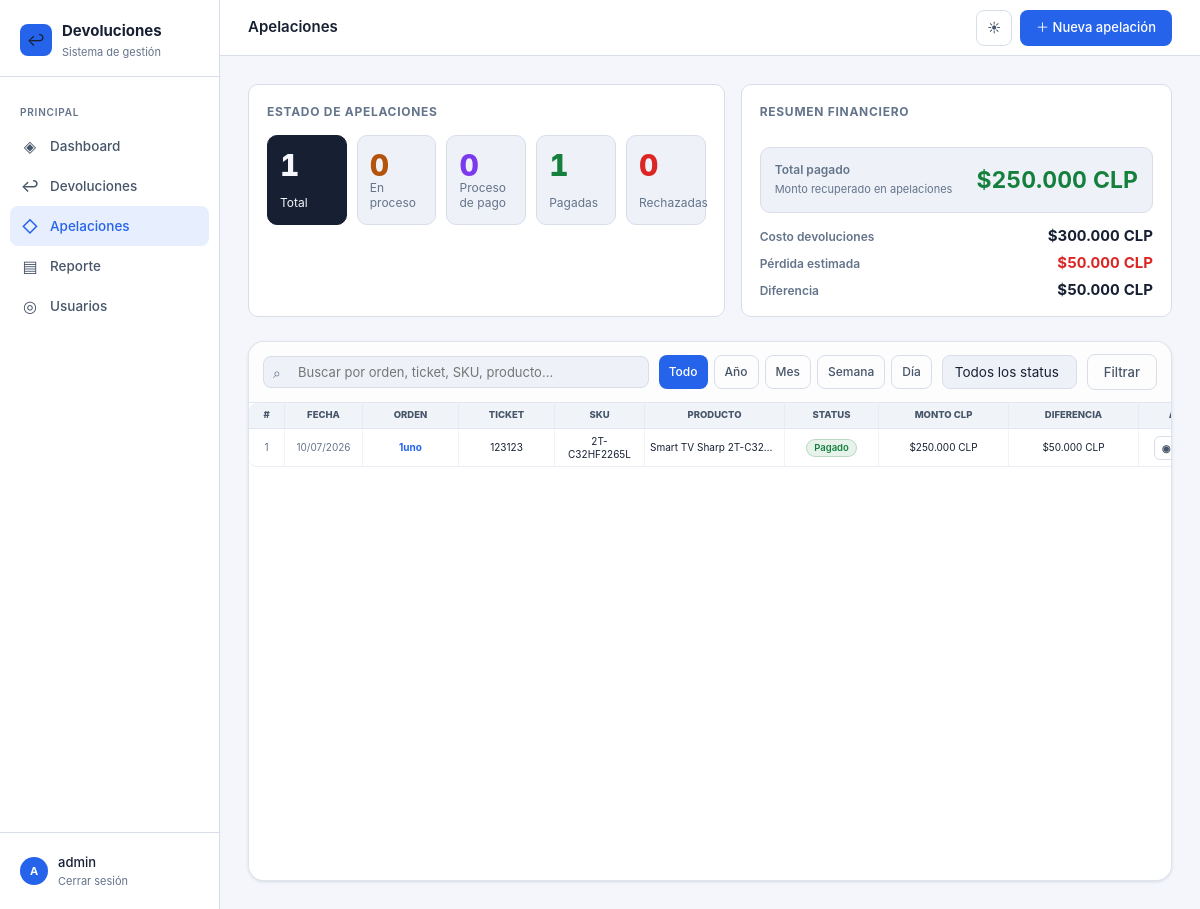
Before: /apelaciones/ (signed in) with the older database file.
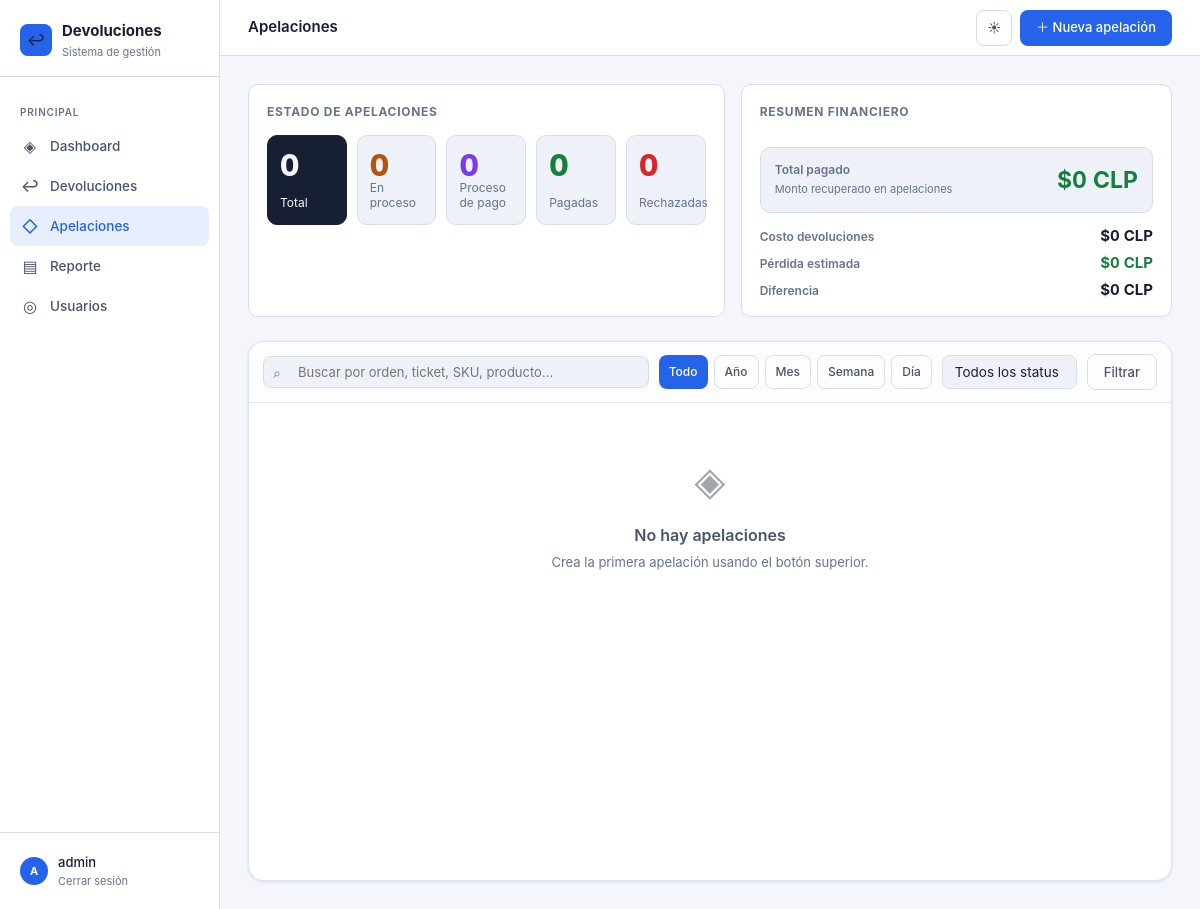
After: the same page with the newer database file.
### returns/models.py (models this page shows, shortened)
class Appeal(models.Model):
    STATUS_CHOICES = [
        ('en_proceso', 'En proceso'),
        ('rechazado', 'Rechazado'),
        ('proceso_pago', 'Proceso de pago'),
        ('pagado', 'Pagado'),
    ]
    devolucion = models.ForeignKey(Return, on_delete=models.CASCADE, related_name='apelaciones', verbose_name='Orden')
    numero_apelacion = models.CharField(max_length=100, verbose_name='N° de apelación o ticket')
    detalle = models.TextField(verbose_name='Detalle')
    status = models.CharField(max_length=20, choices=STATUS_CHOICES, default='en_proceso', verbose_name='Status')
    estado_cuenta = models.CharField(max_length=200, blank=True, verbose_name='Monto apelado')
    monto_devuelto = models.CharField(max_length=200, blank=True, verbose_name='Monto devuelto')
    creado_por = models.ForeignKey(User, on_delete=models.SET_NULL, null=True, blank=True, related_name='apelaciones_creadas')
    actualizado_por = models.ForeignKey(User, on_delete=models.SET_NULL, null=True, blank=True, related_name='apelaciones_actualizadas')
    creado_en = models.DateTimeField(auto_now_add=True)
    actualizado_en = models.DateTimeField(auto_now=True)
    class Meta:
        verbose_name = 'Apelación'
        verbose_name_plural = 'Apelaciones'
        ordering = ['-creado_en', '-id']
    def get_status_color(self):
        colors = {
            'en_proceso': 'yellow',
            'rechazado': 'red',
            'proceso_pago': 'purple',
            'pagado': 'green',
        }
        return colors.get(self.status, 'gray')
    @property
    def monto_pagado(self):
        if not self.monto_devuelto:
            return None
        try:
            return Decimal(str(self.monto_devuelto))
        except InvalidOperation:
            return None
    @property
    def diferencia_pagada(self):
        if self.status != 'pagado':
            return None
        monto_pagado = self.monto_pagado
        valor_total = self.devolucion.valor_total
        if monto_pagado is None or valor_total is None:
            return None
        return valor_total - monto_pagado

class Return(models.Model):
    SELLER_CHOICES = [
        ('falabella', 'Falabella'),
        ('ripley', 'Ripley'),
        ('mercado_libre', 'Mercado Libre'),
        ('paris', 'Paris'),
        ('walmart', 'Walmart'),
        ('shopify', 'Shopify'),
    ]
    ESTADO_CHOICES = [
        ('recibido', 'Recibido'),
        ('en_revision', 'En revisión'),
        ('aprobado', 'Aprobado'),
        ('rechazado', 'Rechazado'),
        ('reembolsado', 'Reembolsado'),
        ('cerrado', 'Cerrado'),
    ]
    CONDICION_CHOICES = [
        ('nuevo', 'Nuevo'),
        ('caja_danada', 'Caja Dañada'),
        ('danado', 'Dañado'),
        ('dano_estetico', 'Daño Estetico'),
        ('extraviado', 'Extraviado'),
    ]
    GRADO_CHOICES = [
        ('A', 'A'),
        ('C', 'C'),
        ('D', 'D'),
        ('E', 'Extraviado'),
    ]
    SUB_DANO_CHOICES = [
        ('producto_bloqueado', 'Producto Bloqueado'),
        ('no_funciona', 'No funciona'),
        ('rayado', 'Rayado'),
        ('usado', 'Usado'),
        ('abollado', 'Abollado'),
        ('sin_accesorios', 'Sin Accesorios'),
        ('sin_embalaje_original', 'Sin Embalaje original'),
        ('embalaje_danado', 'Embalaje dañado'),
        ('pantalla_rota', 'Pantalla Rota'),
        ('numero_serie_no_corresponde', 'N° de serie no corresponde'),
        ('producto_cambiado', 'Producto Cambiado (Cambiazo o Robo)'),
    ]
    fecha_ingreso = models.DateField(auto_now_add=True)
    fecha_actualizacion = models.DateTimeField(auto_now=True)
    seller = models.CharField(max_length=50, choices=SELLER_CHOICES, verbose_name='Seller')
    numero_orden = models.CharField(max_length=100, unique=True, verbose_name='Número de orden')
    sku = models.CharField(max_length=100, verbose_name='SKU')
    ean = models.CharField(max_length=50, blank=True, verbose_name='EAN')
    producto_nombre = models.CharField(max_length=300, verbose_name='Nombre del producto', blank=True)
    marca = models.CharField(max_length=150, blank=True, verbose_name='Marca')
    categoria = models.CharField(max_length=150, blank=True, verbose_name='Categoría')
    precio_venta = models.DecimalField(max_digits=10, decimal_places=2, null=True, blank=True, validators=[MinValueValidator(0)], verbose_name='Precio de venta')
    cantidad = models.PositiveIntegerField(default=1, validators=[MinValueValidator(1)], verbose_name='Cantidad')
    ingresado_bodega = models.BooleanField(default=False, verbose_name='Ingresado a bodega')
    estado = models.CharField(max_length=20, choices=ESTADO_CHOICES, default='recibido', verbose_name='Estado')
    condicion_producto = models.CharField(max_length=20, choices=CONDICION_CHOICES, default='nuevo', verbose_name='Estado del producto')
    grado = models.CharField(max_length=1, choices=GRADO_CHOICES, default='A', verbose_name='Grado')
    sub_danos = models.JSONField(default=list, blank=True, verbose_name='Sub daños')
    detalles_dano = models.TextField(blank=True, verbose_name='Detalles del daño')
    notas_internas = models.TextField(blank=True, verbose_name='Notas internas')
    creado_por = models.ForeignKey(User, on_delete=models.SET_NULL, null=True, related_name='devoluciones_creadas')
    class Meta:
        verbose_name = 'Devolución'
        verbose_name_plural = 'Devoluciones'
        ordering = ['-fecha_ingreso', '-id']
    @property
    def valor_total(self):
        if self.precio_venta is None:
            return None
        try:
            precio_venta = Decimal(str(self.precio_venta))
        except InvalidOperation:
            return None
        return precio_venta * self.cantidad

### returns/views.py (the view, shortened to what this page needs)
# urls.py: path('apelaciones/', views.appeals_dashboard, name='appeals_dashboard'),
@login_required
def appeals_dashboard(request):
    apelaciones = Appeal.objects.select_related('devolucion')
    devoluciones_sin_apelacion = Return.objects.filter(apelaciones__isnull=True)
    todas_devoluciones_sin_apelacion = devoluciones_sin_apelacion.order_by('-fecha_ingreso', '-id')
    q = request.GET.get('q', '')
    status = request.GET.get('status', '')
    apelaciones, period = apply_period_filter(apelaciones, request, 'creado_en__date')
    if status:
        apelaciones = apelaciones.filter(status=status)
    def clp_format(value):
        sign = '-' if value < 0 else ''
        return f'{sign}${abs(value):,.0f}'.replace(',', '.') + ' CLP'
    costo_devoluciones_con_pago = 0
    total_pagado_apelaciones = 0
    for apelacion in apelaciones.filter(status='pagado').select_related('devolucion').exclude(monto_devuelto=''):
        if apelacion.monto_pagado is None or apelacion.devolucion.valor_total is None:
            continue
        costo_devoluciones_con_pago += int(apelacion.devolucion.valor_total)
        total_pagado_apelaciones += int(apelacion.monto_pagado)
    diferencia_pagos = costo_devoluciones_con_pago - total_pagado_apelaciones
    perdida_estimada = max(diferencia_pagos, 0)
    stats = {
        'total': apelaciones.count(),
        'en_proceso': apelaciones.filter(status='en_proceso').count(),
        'rechazado': apelaciones.filter(status='rechazado').count(),
        'proceso_pago': apelaciones.filter(status='proceso_pago').count(),
        'pagado': apelaciones.filter(status='pagado').count(),
        'costo_devoluciones_con_pago': costo_devoluciones_con_pago,
        'total_pagado_apelaciones': total_pagado_apelaciones,
        'diferencia_pagos': diferencia_pagos,
        'perdida_estimada': perdida_estimada,
        'costo_devoluciones_con_pago_display': clp_format(costo_devoluciones_con_pago),
        'total_pagado_apelaciones_display': clp_format(total_pagado_apelaciones),
        'diferencia_pagos_display': clp_format(diferencia_pagos),
        'perdida_estimada_display': clp_format(perdida_estimada),
    }
    devoluciones_sin_apelacion_page = paginate_queryset(
        request,
        devoluciones_sin_apelacion.order_by('-fecha_ingreso', '-id'),
        'pendientes_page',
        8,
    )
    apelaciones_page = paginate_queryset(request, apelaciones, 'apelaciones_page', 10)
    context = {
        'apelaciones': apelaciones_page,
        'apelaciones_page': apelaciones_page,
        'apelaciones_page_query': querystring_without(request, 'apelaciones_page'),
        'period': period,
        'period_query': querystring_without(request, 'period', 'apelaciones_page'),
        'devoluciones_sin_apelacion': devoluciones_sin_apelacion_page,
        'devoluciones_sin_apelacion_page': devoluciones_sin_apelacion_page,
        'devoluciones_sin_apelacion_page_query': querystring_without(request, 'pendientes_page'),
        'todas_devoluciones_sin_apelacion': todas_devoluciones_sin_apelacion,
        'stats': stats,
        'q': q,
        'status_filter': status,
        'status_choices': Appeal.STATUS_CHOICES,
        'create_form': AppealForm(),
    }
    return render(request, 'returns/appeals_dashboard.html', context)

### returns/forms.py (called while the page is built)
    @staticmethod
    def label_devolucion(devolucion):
        producto = devolucion.producto_nombre or 'Sin nombre'
        return f'{devolucion.numero_orden} - {devolucion.sku} - {producto}'

### returns/models.py (called while the page is built)
    @classmethod
    def load(cls):
        config, _ = cls.objects.get_or_create(pk=1)
        return config

### returns/templatetags/returns_format.py (called while the page is built)
@register.filter
def clp(value):
    if value in (None, ''):
        return ''
    try:
        amount = int(Decimal(str(value)))
    except (InvalidOperation, ValueError):
        return value
    sign = '-' if amount < 0 else ''
    return f'{sign}${abs(amount):,}'.replace(',', '.') + ' CLP'

### returns/views.py (called while the page is built, shortened)
def paginate_queryset(request, queryset, page_param='page', per_page=12):
    paginator = Paginator(queryset, per_page)
    return paginator.get_page(request.GET.get(page_param))

def querystring_without(request, *keys):
    query = request.GET.copy()
    for key in keys:
        query.pop(key, None)
    encoded = query.urlencode()
    return f'{encoded}&' if encoded else ''

def period_dates(request):
    today = timezone.localdate()
    period = request.GET.get('period', 'all')
    if period == 'all':
        return '', None, None

### templates/returns/appeals_dashboard.html (shortened to what the changed rows need)
{% extends 'returns/base.html' %}
{% load returns_format %}
{% block content %}
<section class="appeals-summary">
  <div class="appeals-summary-panel">
    <div class="appeals-count-grid">
      <div class="appeal-count-card is-total">
        <div class="appeal-count-value">{{ stats.total }}</div>
        <div class="appeal-count-label">Total</div>
      </div>
      <div class="appeal-count-card">
        <div class="appeal-count-value" style="color:var(--green)">{{ stats.pagado }}</div>
        <div class="appeal-count-label">Pagadas</div>
      </div>
    </div>
  </div>
  <div class="appeals-summary-panel appeals-finance-panel">
    <div class="finance-metric primary">
      <div>
        <div class="finance-label">Total pagado</div>
        <div class="finance-hint">Monto recuperado en apelaciones</div>
      </div>
      <div class="finance-value" style="color:var(--green)">{{ stats.total_pagado_apelaciones_display }}</div>
    </div>
    <div class="finance-breakdown">
      <div class="finance-metric">
        <div class="finance-label">Costo devoluciones</div>
        <div class="finance-value">{{ stats.costo_devoluciones_con_pago_display }}</div>
      </div>
      <div class="finance-metric">
        <div class="finance-label">Pérdida estimada</div>
        <div class="finance-value" style="color:{% if stats.perdida_estimada > 0 %}var(--red){% else %}var(--green){% endif %}">{{ stats.perdida_estimada_display }}</div>
      </div>
      <div class="finance-metric">
        <div class="finance-label">Diferencia</div>
        <div class="finance-value">{{ stats.diferencia_pagos_display }}</div>
      </div>
    </div>
  </div>
</section>
<div class="table-wrap returns-table-wrap">
  {% if apelaciones %}
  <table class="returns-table">
    <colgroup>
      <col class="col-id">
      <col class="col-date">
      <col class="col-order">
      <col class="col-order">
      <col class="col-sku">
      <col class="col-product">
      <col class="col-status">
      <col class="col-product-status">
      <col class="col-product-status">
      <col class="col-actions">
    </colgroup>
    <thead>
      <tr>
        <th>#</th>
        <th>Fecha</th>
        <th>Orden</th>
        <th>Ticket</th>
        <th>SKU</th>
        <th>Producto</th>
        <th>Status</th>
        <th>Monto CLP</th>
        <th>Diferencia</th>
        <th>Acciones</th>
      </tr>
    </thead>
    <tbody>
      {% for a in apelaciones %}
      <tr>
        <td style="color:var(--text-muted)">{{ apelaciones.start_index|add:forloop.counter0 }}</td>
        <td style="color:var(--text-muted)">{{ a.creado_en|date:"d/m/Y" }}</td>
        <td><a href="{% url 'return_detail' a.devolucion.pk %}"><strong>{{ a.devolucion.numero_orden }}</strong></a></td>
        <td>{{ a.numero_apelacion }}</td>
        <td>{{ a.devolucion.sku }}</td>
        <td>
          {% if a.devolucion.producto_nombre %}
          <div class="table-product-name" title="{{ a.devolucion.producto_nombre }}">{{ a.devolucion.producto_nombre }}</div>
          {% else %}
          <div style="color:var(--text-muted)">—</div>
          {% endif %}
        </td>
        <td>
          <span class="badge badge-{{ a.get_status_color }}">{{ a.get_status_display }}</span>
        </td>
        <td>
          {% if a.status == 'pagado' and a.monto_devuelto %}
          <div class="table-product-name" title="{{ a.monto_devuelto|clp }}">{{ a.monto_devuelto|clp }}</div>
          {% else %}
          <span style="color:var(--text-muted)">—</span>
          {% endif %}
        </td>
        <td>
          {% if a.diferencia_pagada != None %}
          <div class="table-product-name" title="Costo total: {{ a.devolucion.valor_total|clp }} · Pagado: {{ a.monto_devuelto|clp }}">
            {{ a.diferencia_pagada|clp }}
          </div>
          {% else %}
          <span style="color:var(--text-muted)">—</span>
          {% endif %}
        </td>
        <td>
          <div class="row-actions">
            <a href="{% url 'appeal_detail' a.pk %}" class="btn btn-ghost btn-sm btn-icon" title="Ver" aria-label="Ver apelación">
              <span aria-hidden="true">◉</span>
            </a>
          </div>
        </td>
      </tr>
      {% endfor %}
    </tbody>
  </table>
  {% else %}
  <div class="empty-state">
    <div class="empty-icon">◈</div>
    <div class="empty-title">No hay apelaciones</div>
    <div class="empty-sub">{% if q or status_filter %}No se encontraron resultados con ese filtro.{% else %}Crea la primera apelación usando el botón superior.{% endif %}</div>
  </div>
  {% endif %}
</div>
      {% url 'appeal_create' as create_action_url %}
{% endblock %}

Changed rows visible on the page:
removed Appeal: start_index|add "1", creado_en "10/07/2026", devolucion.numero_orden "1uno", numero_apelacion "123123", devolucion.sku "2T-C32HF2265L", devolucion.producto_nombre "Smart TV Sharp 2T-C32…", status "Pagado", monto_devuelto|clp "$250.000 CLP", diferencia_pagada|clp "$50.000 CLP"
Other visible differences:
{{ stats.total }}: "1" → "0"
{{ stats.pagado }}: "1" → "0"
{{ stats.total_pagado_apelaciones_display }}: "$250.000 CLP" → "$0 CLP"
{{ stats.costo_devoluciones_con_pago_display }}: "$300.000 CLP" → "$0 CLP"
{{ stats.perdida_estimada_display }}: "$50.000 CLP" → "$0 CLP"
{{ stats.diferencia_pagos_display }}: "$50.000 CLP" → "$0 CLP"
text no longer shown: "# FECHA ORDEN TICKET SKU PRODUCTO STATUS MONTO CLP DIFERENCIA"
text now shown: "◈ No hay apelaciones Crea la primera apelación usando el botón superior."
